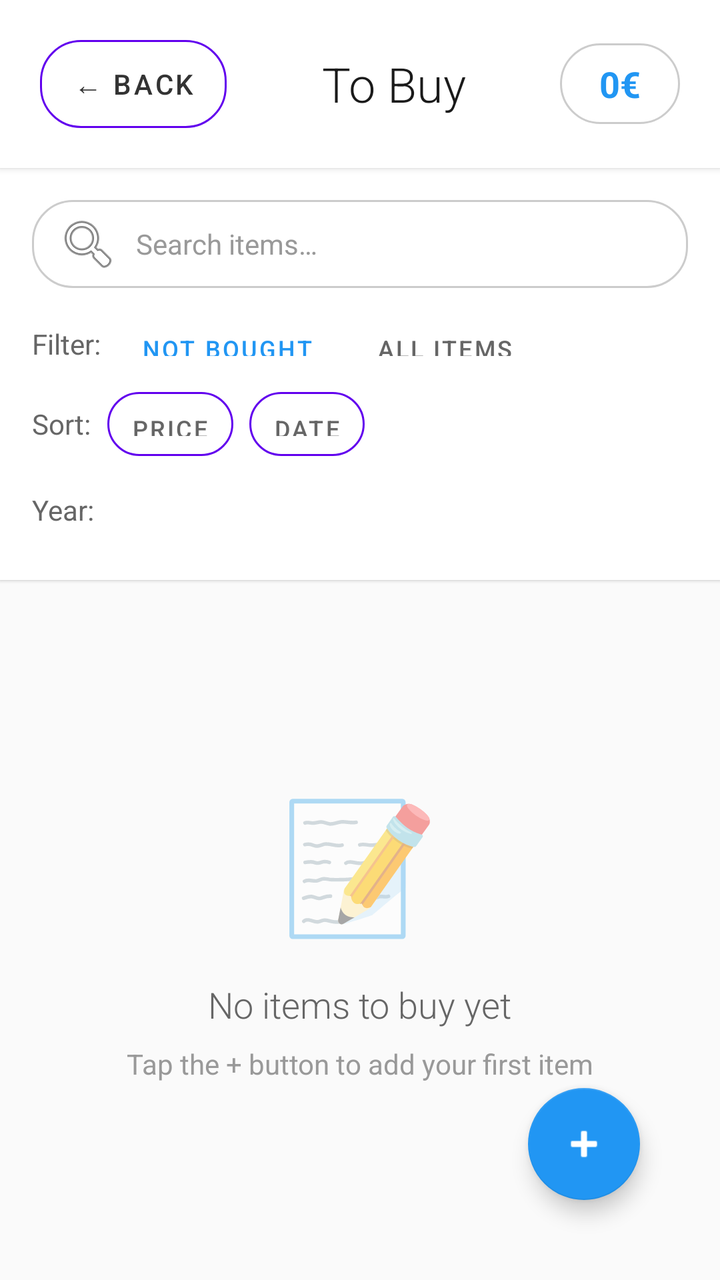
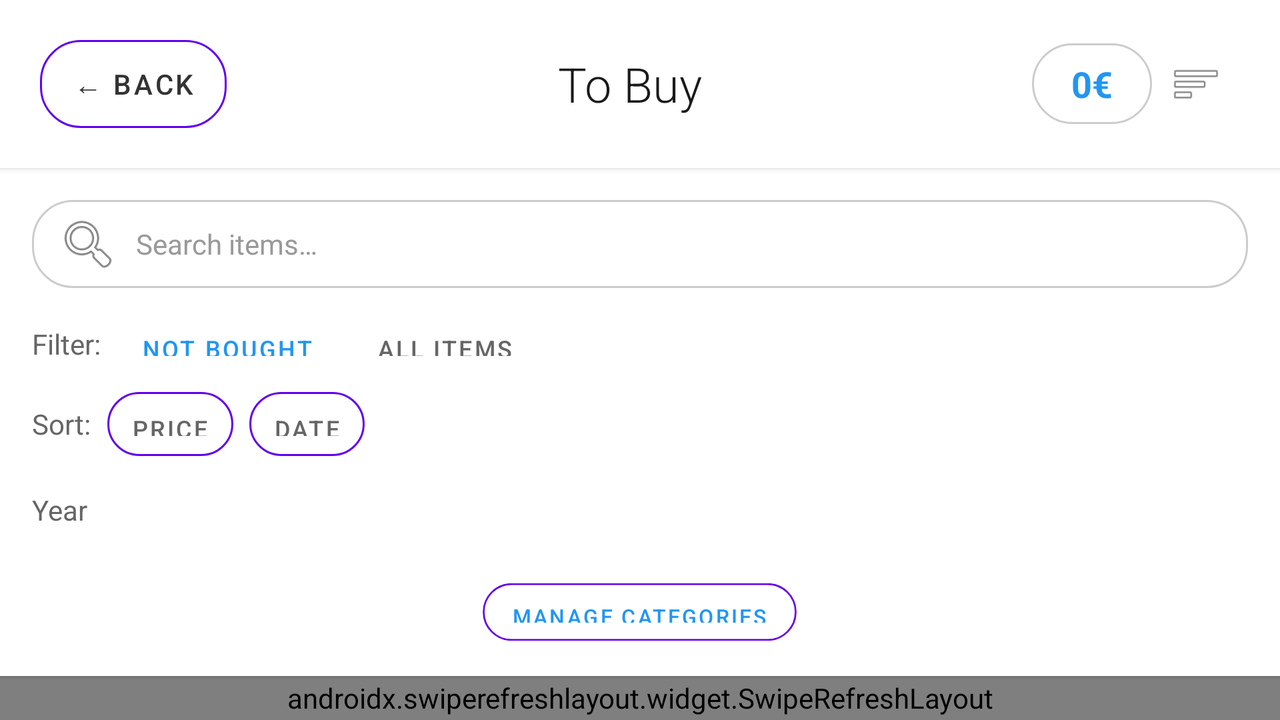

Two renders of one Android screen. The first uses the default layout on a phone; the second uses the alternative layout the repository ships for a different screen configuration, on a matching device. The two XML files are below.
<!-- AndroidManifest.xml: application theme Theme.EHub -->
<!-- res/layout/activity_to_buy.xml -->
<?xml version="1.0" encoding="utf-8"?>
<RelativeLayout xmlns:android="http://schemas.android.com/apk/res/android"
    xmlns:app="http://schemas.android.com/apk/res-auto"
    android:layout_width="match_parent"
    android:layout_height="match_parent"
    android:fitsSystemWindows="true">

    
    <LinearLayout
        android:id="@+id/headerLayout"
        android:layout_width="match_parent"
        android:layout_height="wrap_content"
        android:orientation="horizontal"
        android:gravity="center_vertical"
        android:padding="20dp"
        android:background="#FFFFFF"
        android:elevation="2dp">

        <Button
            android:id="@+id/backButton"
            android:layout_width="wrap_content"
            android:layout_height="44dp"
            android:text="@string/back_button"
            android:background="@drawable/btn_outline"
            android:textColor="#333333"
            android:textSize="14sp"
            android:paddingHorizontal="16dp"
            android:fontFamily="sans-serif-medium"
            android:minWidth="0dp" />

        <View
            android:layout_width="0dp"
            android:layout_height="1dp"
            android:layout_weight="1" />

        <TextView
            android:id="@+id/titleTextView"
            android:layout_width="wrap_content"
            android:layout_height="wrap_content"
            android:text="@string/to_buy_title"
            android:textSize="24sp"
            android:textColor="#1A1A1A"
            android:fontFamily="sans-serif-light"
            android:textAlignment="center" />

        <View
            android:layout_width="0dp"
            android:layout_height="1dp"
            android:layout_weight="1" />

        <TextView
            android:id="@+id/totalPriceText"
            android:layout_width="wrap_content"
            android:layout_height="wrap_content"
            android:text="@string/zero_price"
            android:textSize="18sp"
            android:textColor="#2196F3"
            android:textStyle="bold"
            android:background="@drawable/btn_outline"
            android:padding="8dp"
            android:minWidth="60dp"
            android:textAlignment="center" />

    </LinearLayout>

    
    <LinearLayout
        android:id="@+id/searchFilterLayout"
        android:layout_width="match_parent"
        android:layout_height="wrap_content"
        android:layout_below="@id/headerLayout"
        android:orientation="vertical"
        android:padding="16dp"
        android:background="#FFFFFF"
        android:elevation="1dp">

        
        <EditText
            android:id="@+id/searchEditText"
            android:layout_width="match_parent"
            android:layout_height="44dp"
            android:hint="@string/search_items_hint"
            android:background="@drawable/btn_outline"
            android:padding="12dp"
            android:textSize="14sp"
            android:textColor="#333333"
            android:textColorHint="#999999"
            android:drawableStart="@android:drawable/ic_menu_search"
            android:drawablePadding="8dp"
            android:layout_marginBottom="12dp"
            android:inputType="text"
            android:importantForAutofill="no" />

        
        <LinearLayout
            android:layout_width="match_parent"
            android:layout_height="wrap_content"
            android:orientation="horizontal"
            android:gravity="center_vertical"
            android:layout_marginBottom="8dp">

            <TextView
                android:layout_width="wrap_content"
                android:layout_height="wrap_content"
                android:text="@string/filter_label"
                android:textSize="14sp"
                android:textColor="#666666"
                android:layout_marginEnd="8dp" />

            <Button
                android:id="@+id/filterNotBoughtButton"
                android:layout_width="wrap_content"
                android:layout_height="32dp"
                android:text="@string/not_bought"
                android:textSize="12sp"
                android:background="@drawable/selector_filter_button"
                android:textColor="#2196F3"
                android:paddingHorizontal="12dp"
                android:layout_marginEnd="8dp"
                android:minWidth="0dp" />

            <Button
                android:id="@+id/filterAllButton"
                android:layout_width="wrap_content"
                android:layout_height="32dp"
                android:text="@string/all_items"
                android:textSize="12sp"
                android:background="@drawable/selector_filter_button"
                android:textColor="#666666"
                android:paddingHorizontal="12dp"
                android:minWidth="0dp" />

        </LinearLayout>

        
        <LinearLayout
            android:layout_width="match_parent"
            android:layout_height="wrap_content"
            android:orientation="horizontal"
            android:gravity="center_vertical">

            <TextView
                android:layout_width="wrap_content"
                android:layout_height="wrap_content"
                android:text="@string/sort"
                android:textSize="14sp"
                android:textColor="#666666"
                android:layout_marginEnd="8dp" />

            <Button
                android:id="@+id/sortPriceButton"
                android:layout_width="wrap_content"
                android:layout_height="32dp"
                android:text="Price"
                android:textSize="12sp"
                android:background="@drawable/btn_outline"
                android:textColor="#666666"
                android:paddingHorizontal="12dp"
                android:minWidth="0dp"
                android:layout_marginEnd="8dp" />

            <Button
                android:id="@+id/sortDateButton"
                android:layout_width="wrap_content"
                android:layout_height="32dp"
                android:text="Date"
                android:textSize="12sp"
                android:background="@drawable/btn_outline"
                android:textColor="#666666"
                android:paddingHorizontal="12dp"
                android:minWidth="0dp" />
        </LinearLayout>

        
        <LinearLayout
            android:layout_width="match_parent"
            android:layout_height="wrap_content"
            android:orientation="horizontal"
            android:gravity="center_vertical"
            android:layout_marginTop="8dp">

            <TextView
                android:layout_width="wrap_content"
                android:layout_height="wrap_content"
                android:text="Year:"
                android:textSize="14sp"
                android:textColor="#666666"
                android:layout_marginEnd="8dp"/>

            <Spinner
                android:id="@+id/yearFilterSpinner"
                android:layout_width="wrap_content"
                android:layout_height="38dp"
                android:spinnerMode="dropdown"
                android:paddingHorizontal="16dp"
                android:scaleX="0.85"
                android:scaleY="0.85"
                android:background="@drawable/btn_outline"
                android:popupBackground="@drawable/spinner_popup_background"/>
        </LinearLayout>

    </LinearLayout>

    
    <RelativeLayout
        android:layout_width="match_parent"
        android:layout_height="match_parent"
        android:layout_below="@id/searchFilterLayout"
        android:background="#FAFAFA"
        android:padding="16dp">

        
        <LinearLayout
            android:id="@+id/emptyStateLayout"
            android:layout_width="wrap_content"
            android:layout_height="wrap_content"
            android:layout_centerInParent="true"
            android:orientation="vertical"
            android:gravity="center"
            android:visibility="visible">

            <TextView
                android:layout_width="wrap_content"
                android:layout_height="wrap_content"
                android:text="@string/empty_state_icon"
                android:textSize="64sp"
                android:layout_marginBottom="16dp" />

            <TextView
                android:id="@+id/emptyStateText"
                android:layout_width="wrap_content"
                android:layout_height="wrap_content"
                android:text="@string/no_items_to_buy"
                android:textSize="18sp"
                android:textColor="#666666"
                android:fontFamily="sans-serif-light"
                android:layout_marginBottom="8dp" />

            <TextView
                android:layout_width="wrap_content"
                android:layout_height="wrap_content"
                android:text="@string/tap_plus_to_add"
                android:textSize="14sp"
                android:textColor="#999999"
                android:fontFamily="sans-serif" />

        </LinearLayout>

        
        <androidx.recyclerview.widget.RecyclerView
            android:id="@+id/toBuyRecyclerView"
            android:layout_width="match_parent"
            android:layout_height="match_parent"
            android:clipToPadding="false"
            android:paddingBottom="80dp"
            android:visibility="gone" />

        
        <com.google.android.material.floatingactionbutton.FloatingActionButton
            android:id="@+id/addItemFab"
            android:layout_width="wrap_content"
            android:layout_height="wrap_content"
            android:layout_alignParentBottom="true"
            android:layout_alignParentEnd="true"
            android:layout_margin="24dp"
            android:src="@android:drawable/ic_input_add"
            android:contentDescription="@string/add_item"
            app:tint="#FFFFFF"
            app:backgroundTint="#2196F3"
            app:elevation="6dp"
            app:pressedTranslationZ="12dp" />

    </RelativeLayout>

</RelativeLayout>
<!-- resources referenced by this layout -->
<resources>
  <!-- drawable btn_outline (drawable) -->
  <?xml version="1.0" encoding="utf-8"?>
  <shape xmlns:android="http://schemas.android.com/apk/res/android">
      <solid android:color="@android:color/transparent" />
      <stroke android:width="1dp" android:color="#CCCCCC" />
      <corners android:radius="20dp" />
  </shape>
  <!-- drawable selector_filter_button (drawable) -->
  <?xml version="1.0" encoding="utf-8"?>
  <selector xmlns:android="http://schemas.android.com/apk/res/android">
      <item android:state_selected="true" android:drawable="@drawable/btn_selected" />
      <item android:drawable="@drawable/btn_outline" />
  </selector>
  <!-- drawable spinner_popup_background (drawable) -->
  <?xml version="1.0" encoding="utf-8"?>
  <shape xmlns:android="http://schemas.android.com/apk/res/android">
      <solid android:color="#FFFFFF"/>
      <corners android:radius="14dp"/>
      <stroke android:width="1dp" android:color="#DDDDDD"/>
      <padding
          android:left="4dp"
          android:top="4dp"
          android:right="4dp"
          android:bottom="4dp"/>
  </shape>
  <string name="add_item">Add Item</string>
  <string name="all_items">All Items</string>
  <string name="back_button">← Back</string>
  <string name="empty_state_icon">📝</string>
  <string name="filter_label">Filter:</string>
  <string name="no_items_to_buy">No items to buy yet</string>
  <string name="not_bought">Not Bought</string>
  <string name="search_items_hint">Search items…</string>
  <string name="sort">Sort:</string>
  <string name="tap_plus_to_add">Tap the + button to add your first item</string>
  <string name="to_buy_title">To Buy</string>
  <string name="zero_price">0€</string>
  <style name="Theme.EHub" parent="Theme.MaterialComponents.DayNight.NoActionBar">
          
          <item name="colorPrimary">@color/purple_500</item>
          <item name="colorPrimaryVariant">@color/purple_700</item>
          <item name="colorOnPrimary">@color/white</item>
          
          <item name="colorSecondary">@color/teal_200</item>
          <item name="colorSecondaryVariant">@color/teal_700</item>
          <item name="colorOnSecondary">@color/black</item>
          
          <item name="android:statusBarColor">?attr/colorPrimaryVariant</item>
          
      </style>
  <color name="white">#FFFFFFFF</color>
  <color name="teal_200">#FF03DAC5</color>
  <color name="teal_700">#FF018786</color>
  <color name="black">#FF000000</color>
</resources>
<!-- res/layout-w474dp/activity_to_buy.xml (the repository's variant of the layout above) -->
<!-- drawn on the phone turned sideways -->
<?xml version="1.0" encoding="utf-8"?>
<RelativeLayout xmlns:android="http://schemas.android.com/apk/res/android"
    xmlns:app="http://schemas.android.com/apk/res-auto"
    android:layout_width="match_parent"
    android:layout_height="match_parent"
    android:orientation="vertical"
    android:background="@drawable/bg_card">

    
    <LinearLayout
        android:id="@+id/headerLayout"
        android:layout_width="match_parent"
        android:layout_height="wrap_content"
        android:orientation="horizontal"
        android:gravity="center_vertical"
        android:padding="20dp"
        android:background="#FFFFFF"
        android:elevation="2dp">

        <Button
            android:id="@+id/backButton"
            android:layout_width="wrap_content"
            android:layout_height="44dp"
            android:text="@string/back_button"
            android:background="@drawable/btn_outline"
            android:textColor="#333333"
            android:textSize="14sp"
            android:paddingHorizontal="16dp"
            android:fontFamily="sans-serif-medium"
            android:minWidth="0dp" />

        <View
            android:layout_width="0dp"
            android:layout_height="1dp"
            android:layout_weight="1" />

        <TextView
            android:id="@+id/titleTextView"
            android:layout_width="wrap_content"
            android:layout_height="wrap_content"
            android:text="@string/to_buy_title"
            android:textSize="24sp"
            android:textColor="#1A1A1A"
            android:fontFamily="sans-serif-light"
            android:textAlignment="center" />

        <View
            android:layout_width="0dp"
            android:layout_height="1dp"
            android:layout_weight="1" />

        <TextView
            android:id="@+id/totalPriceText"
            android:layout_width="wrap_content"
            android:layout_height="wrap_content"
            android:text="@string/zero_price"
            android:textSize="18sp"
            android:textColor="#2196F3"
            android:textStyle="bold"
            android:background="@drawable/btn_outline"
            android:padding="8dp"
            android:minWidth="60dp"
            android:textAlignment="center" />

        <ImageButton
            android:id="@+id/filterToggle"
            android:layout_width="44dp"
            android:layout_height="44dp"
            android:src="@android:drawable/ic_menu_sort_by_size"
            android:background="?android:attr/selectableItemBackground"
            android:scaleX="0.8"
            android:scaleY="0.8"
            android:contentDescription="@string/toggle_filter" />

    </LinearLayout>

    
    <LinearLayout
        android:id="@+id/searchFilterLayout"
        android:layout_width="match_parent"
        android:layout_height="wrap_content"
        android:layout_below="@id/headerLayout"
        android:orientation="vertical"
        android:padding="16dp"
        android:background="#FFFFFF"
        android:elevation="1dp">

        
        <EditText
            android:id="@+id/searchEditText"
            android:layout_width="match_parent"
            android:layout_height="44dp"
            android:hint="@string/search_items_hint"
            android:background="@drawable/btn_outline"
            android:padding="12dp"
            android:textSize="14sp"
            android:textColor="#333333"
            android:textColorHint="#999999"
            android:drawableStart="@android:drawable/ic_menu_search"
            android:drawablePadding="8dp"
            android:layout_marginBottom="12dp"
            android:inputType="text"
            android:importantForAutofill="no" />

        
        <LinearLayout
            android:layout_width="match_parent"
            android:layout_height="wrap_content"
            android:orientation="horizontal"
            android:gravity="center_vertical"
            android:layout_marginBottom="8dp">

            <TextView
                android:layout_width="wrap_content"
                android:layout_height="wrap_content"
                android:text="@string/filter_label"
                android:textSize="14sp"
                android:textColor="#666666"
                android:layout_marginEnd="8dp" />

            <Button
                android:id="@+id/filterNotBoughtButton"
                android:layout_width="wrap_content"
                android:layout_height="32dp"
                android:text="@string/not_bought"
                android:textSize="12sp"
                android:background="@drawable/selector_filter_button"
                android:textColor="#2196F3"
                android:paddingHorizontal="12dp"
                android:layout_marginEnd="8dp"
                android:minWidth="0dp" />

            <Button
                android:id="@+id/filterAllButton"
                android:layout_width="wrap_content"
                android:layout_height="32dp"
                android:text="@string/all_items"
                android:textSize="12sp"
                android:background="@drawable/selector_filter_button"
                android:textColor="#666666"
                android:paddingHorizontal="12dp"
                android:minWidth="0dp" />

        </LinearLayout>

        
        <LinearLayout
            android:layout_width="match_parent"
            android:layout_height="wrap_content"
            android:orientation="horizontal"
            android:gravity="center_vertical">

            <TextView
                android:layout_width="wrap_content"
                android:layout_height="wrap_content"
                android:text="@string/sort"
                android:textSize="14sp"
                android:textColor="#666666"
                android:layout_marginEnd="8dp" />

            <Button
                android:id="@+id/sortPriceButton"
                android:layout_width="wrap_content"
                android:layout_height="32dp"
                android:text="@string/price_label"
                android:textSize="12sp"
                android:background="@drawable/btn_outline"
                android:textColor="#666666"
                android:paddingHorizontal="12dp"
                android:minWidth="0dp"
                android:layout_marginEnd="8dp" />

            <Button
                android:id="@+id/sortDateButton"
                android:layout_width="wrap_content"
                android:layout_height="32dp"
                android:text="@string/date_label"
                android:textSize="12sp"
                android:background="@drawable/btn_outline"
                android:textColor="#666666"
                android:paddingHorizontal="12dp"
                android:minWidth="0dp" />
        </LinearLayout>

        
        <LinearLayout
            android:layout_width="match_parent"
            android:layout_height="wrap_content"
            android:orientation="horizontal"
            android:gravity="center_vertical"
            android:layout_marginTop="8dp">

            <TextView
                android:layout_width="wrap_content"
                android:layout_height="wrap_content"
                android:text="@string/year_label"
                android:textSize="14sp"
                android:textColor="#666666"
                android:layout_marginEnd="8dp"/>

            <Spinner
                android:id="@+id/yearFilterSpinner"
                android:layout_width="wrap_content"
                android:layout_height="38dp"
                android:spinnerMode="dropdown"
                android:paddingHorizontal="16dp"
                android:scaleX="0.85"
                android:scaleY="0.85"
                android:background="@drawable/btn_outline"
                android:popupBackground="@drawable/spinner_popup_background"/>
        </LinearLayout>

        
        <Button
            android:id="@+id/manageCategoriesButton"
            android:layout_width="wrap_content"
            android:layout_height="32dp"
            android:layout_gravity="center_horizontal"
            android:layout_marginTop="16dp"
            android:text="@string/manage_categories"
            android:textSize="12sp"
            android:textColor="#2196F3"
            android:background="@drawable/btn_outline"
            android:paddingHorizontal="16dp"
            android:fontFamily="sans-serif-medium"
            android:drawableStart="@android:drawable/ic_menu_manage"
            android:drawablePadding="8dp"
            android:drawableTint="#2196F3"
            android:scaleX="0.9"
            android:scaleY="0.9" />

    </LinearLayout>

    
    <androidx.swiperefreshlayout.widget.SwipeRefreshLayout
        android:id="@+id/swipeRefreshLayout"
        android:layout_width="match_parent"
        android:layout_height="match_parent"
        android:layout_below="@id/searchFilterLayout">

        <RelativeLayout
            android:layout_width="match_parent"
            android:layout_height="match_parent"
            android:background="#FAFAFA"
            android:padding="16dp">

            
            <LinearLayout
                android:id="@+id/emptyStateLayout"
                android:layout_width="wrap_content"
                android:layout_height="wrap_content"
                android:layout_centerInParent="true"
                android:orientation="vertical"
                android:gravity="center"
                android:visibility="visible">

                <TextView
                    android:layout_width="wrap_content"
                    android:layout_height="wrap_content"
                    android:text="@string/empty_state_icon"
                    android:textSize="64sp"
                    android:layout_marginBottom="16dp" />

                <TextView
                    android:id="@+id/emptyStateText"
                    android:layout_width="wrap_content"
                    android:layout_height="wrap_content"
                    android:text="@string/no_items_to_buy"
                    android:textSize="18sp"
                    android:textColor="#666666"
                    android:fontFamily="sans-serif-light"
                    android:layout_marginBottom="8dp" />

                <TextView
                    android:layout_width="wrap_content"
                    android:layout_height="wrap_content"
                    android:text="@string/tap_plus_to_add"
                    android:textSize="14sp"
                    android:textColor="#999999"
                    android:fontFamily="sans-serif" />

            </LinearLayout>

            
            <androidx.recyclerview.widget.RecyclerView
                android:id="@+id/toBuyRecyclerView"
                android:layout_width="match_parent"
                android:layout_height="match_parent"
                android:clipToPadding="false"
                android:paddingBottom="80dp"
                android:visibility="gone" />

            
            <com.google.android.material.floatingactionbutton.FloatingActionButton
                android:id="@+id/addItemFab"
                android:layout_width="wrap_content"
                android:layout_height="wrap_content"
                android:layout_alignParentBottom="true"
                android:layout_alignParentEnd="true"
                android:layout_margin="24dp"
                android:src="@android:drawable/ic_input_add"
                android:contentDescription="@string/add_item"
                app:tint="#FFFFFF"
                app:backgroundTint="#2196F3"
                app:elevation="6dp"
                app:pressedTranslationZ="12dp" />

        </RelativeLayout>
    </androidx.swiperefreshlayout.widget.SwipeRefreshLayout>

</RelativeLayout>
<!-- resources referenced by the variant -->
<!-- as the phone turned sideways resolves them -->
<resources>
  <!-- drawable btn_outline (drawable) -->
  <?xml version="1.0" encoding="utf-8"?>
  <shape xmlns:android="http://schemas.android.com/apk/res/android">
      <solid android:color="@android:color/transparent" />
      <stroke android:width="1dp" android:color="#CCCCCC" />
      <corners android:radius="20dp" />
  </shape>
  <!-- drawable selector_filter_button (drawable) -->
  <?xml version="1.0" encoding="utf-8"?>
  <selector xmlns:android="http://schemas.android.com/apk/res/android">
      <item android:state_selected="true" android:drawable="@drawable/btn_selected" />
      <item android:drawable="@drawable/btn_outline" />
  </selector>
  <!-- drawable spinner_popup_background (drawable) -->
  <?xml version="1.0" encoding="utf-8"?>
  <shape xmlns:android="http://schemas.android.com/apk/res/android">
      <solid android:color="#FFFFFF"/>
      <corners android:radius="14dp"/>
      <stroke android:width="1dp" android:color="#DDDDDD"/>
      <padding
          android:left="4dp"
          android:top="4dp"
          android:right="4dp"
          android:bottom="4dp"/>
  </shape>
  <string name="add_item">Add Item</string>
  <string name="all_items">All Items</string>
  <string name="back_button">← Back</string>
  <string name="date_label">Date</string>
  <string name="empty_state_icon">📝</string>
  <string name="filter_label">Filter:</string>
  <string name="manage_categories">Manage Categories</string>
  <string name="no_items_to_buy">No items to buy yet</string>
  <string name="not_bought">Not Bought</string>
  <string name="price_label">Price</string>
  <string name="search_items_hint">Search items…</string>
  <string name="sort">Sort:</string>
  <string name="tap_plus_to_add">Tap the + button to add your first item</string>
  <string name="to_buy_title">To Buy</string>
  <string name="toggle_filter">Toggle Filter</string>
  <string name="year_label">Year</string>
  <string name="zero_price">0€</string>
  <style name="Theme.EHub" parent="Theme.MaterialComponents.DayNight.NoActionBar">
          
          <item name="colorPrimary">@color/purple_500</item>
          <item name="colorPrimaryVariant">@color/purple_700</item>
          <item name="colorOnPrimary">@color/white</item>
          
          <item name="colorSecondary">@color/teal_200</item>
          <item name="colorSecondaryVariant">@color/teal_700</item>
          <item name="colorOnSecondary">@color/black</item>
          
          <item name="android:statusBarColor">?attr/colorPrimaryVariant</item>
          
      </style>
  <color name="white">#FFFFFFFF</color>
  <color name="teal_200">#FF03DAC5</color>
  <color name="teal_700">#FF018786</color>
  <color name="black">#FF000000</color>
</resources>
